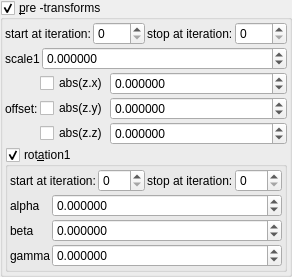
    <widget class="MyGroupBox" name="groupCheck_transf_function_enabledT_false">
     <property name="title">
      <string>&amp;pre -transforms</string>
     </property>
     <property name="checkable">
      <bool>true</bool>
     </property>
     <layout class="QVBoxLayout" name="verticalLayout_10" stretch="0,0,0,0">
      <property name="spacing">
       <number>2</number>
      </property>
      <property name="leftMargin">
       <number>2</number>
      </property>
      <property name="topMargin">
       <number>2</number>
      </property>
      <property name="rightMargin">
       <number>2</number>
      </property>
      <property name="bottomMargin">
       <number>2</number>
      </property>
      <item>
       <layout class="QHBoxLayout" name="horizontalLayout_6" stretch="0,1,0,1">
        <item>
         <widget class="QLabel" name="label_91">
          <property name="text">
           <string>start at iteration:</string>
          </property>
         </widget>
        </item>
        <item>
         <widget class="MySpinBox" name="spinboxInt_transf_start_iterations_T">
          <property name="sizePolicy">
           <sizepolicy hsizetype="Minimum" vsizetype="Maximum">
            <horstretch>0</horstretch>
            <verstretch>0</verstretch>
           </sizepolicy>
          </property>
          <property name="minimum">
           <number>0</number>
          </property>
          <property name="maximum">
           <number>999</number>
          </property>
          <property name="value">
           <number>0</number>
          </property>
         </widget>
        </item>
        <item>
         <widget class="QLabel" name="label_63">
          <property name="text">
           <string>stop at iteration:</string>
          </property>
         </widget>
        </item>
        <item>
         <widget class="MySpinBox" name="spinboxInt_transf_stop_iterations_T">
          <property name="sizePolicy">
           <sizepolicy hsizetype="Preferred" vsizetype="Maximum">
            <horstretch>0</horstretch>
            <verstretch>0</verstretch>
           </sizepolicy>
          </property>
          <property name="maximum">
           <number>999</number>
          </property>
         </widget>
        </item>
       </layout>
      </item>
      <item>
       <layout class="QHBoxLayout" name="horizontalLayout_25" stretch="0,1">
        <item>
         <widget class="QLabel" name="label_13">
          <property name="text">
           <string>scale1</string>
          </property>
         </widget>
        </item>
        <item>
         <widget class="MyDoubleSpinBox" name="spinbox_transf_scale_1">
          <property name="enabled">
           <bool>true</bool>
          </property>
          <property name="sizePolicy">
           <sizepolicy hsizetype="Minimum" vsizetype="Maximum">
            <horstretch>0</horstretch>
            <verstretch>0</verstretch>
           </sizepolicy>
          </property>
          <property name="acceptDrops">
           <bool>false</bool>
          </property>
          <property name="prefix">
           <string/>
          </property>
          <property name="suffix">
           <string/>
          </property>
          <property name="decimals">
           <number>6</number>
          </property>
          <property name="minimum">
           <double>-99.998999999999995</double>
          </property>
          <property name="maximum">
           <double>99.998999999999995</double>
          </property>
          <property name="singleStep">
           <double>0.100000000000000</double>
          </property>
         </widget>
        </item>
       </layout>
      </item>
      <item>
       <layout class="QGridLayout" name="gridLayout_5" columnstretch="0,0,1">
        <property name="spacing">
         <number>2</number>
        </property>
        <item row="1" column="2">
         <widget class="MyDoubleSpinBox" name="spinbox3_transf_offsetA_000_y">
          <property name="sizePolicy">
           <sizepolicy hsizetype="Minimum" vsizetype="Maximum">
            <horstretch>0</horstretch>
            <verstretch>0</verstretch>
           </sizepolicy>
          </property>
          <property name="prefix">
           <string/>
          </property>
          <property name="suffix">
           <string/>
          </property>
          <property name="decimals">
           <number>6</number>
          </property>
          <property name="minimum">
           <double>-99.989999999999995</double>
          </property>
          <property name="maximum">
           <double>99.989999999999995</double>
          </property>
          <property name="singleStep">
           <double>0.100000000000000</double>
          </property>
         </widget>
        </item>
        <item row="2" column="2">
         <widget class="MyDoubleSpinBox" name="spinbox3_transf_offsetA_000_z">
          <property name="sizePolicy">
           <sizepolicy hsizetype="Minimum" vsizetype="Maximum">
            <horstretch>0</horstretch>
            <verstretch>0</verstretch>
           </sizepolicy>
          </property>
          <property name="prefix">
           <string/>
          </property>
          <property name="suffix">
           <string/>
          </property>
          <property name="decimals">
           <number>6</number>
          </property>
          <property name="minimum">
           <double>-99.989999999999995</double>
          </property>
          <property name="maximum">
           <double>99.989999999999995</double>
          </property>
          <property name="singleStep">
           <double>0.100000000000000</double>
          </property>
         </widget>
        </item>
        <item row="0" column="2">
         <widget class="MyDoubleSpinBox" name="spinbox3_transf_offsetA_000_x">
          <property name="sizePolicy">
           <sizepolicy hsizetype="Minimum" vsizetype="Maximum">
            <horstretch>0</horstretch>
            <verstretch>0</verstretch>
           </sizepolicy>
          </property>
          <property name="prefix">
           <string/>
          </property>
          <property name="suffix">
           <string/>
          </property>
          <property name="decimals">
           <number>6</number>
          </property>
          <property name="minimum">
           <double>-99.989999999999995</double>
          </property>
          <property name="maximum">
           <double>99.989999999999995</double>
          </property>
          <property name="singleStep">
           <double>0.100000000000000</double>
          </property>
         </widget>
        </item>
        <item row="1" column="0">
         <widget class="QLabel" name="label_19">
          <property name="text">
           <string>offset:</string>
          </property>
         </widget>
        </item>
        <item row="0" column="1">
         <widget class="MyCheckBox" name="checkBox_transf_function_enabledx_false">
          <property name="text">
           <string notr="true">abs(z.x)</string>
          </property>
         </widget>
        </item>
        <item row="1" column="1">
         <widget class="MyCheckBox" name="checkBox_transf_function_enabledy_false">
          <property name="text">
           <string notr="true">abs(z.y)</string>
          </property>
         </widget>
        </item>
        <item row="2" column="1">
         <widget class="MyCheckBox" name="checkBox_transf_function_enabledz_false">
          <property name="text">
           <string notr="true">abs(z.z)</string>
          </property>
         </widget>
        </item>
       </layout>
      </item>
      <item>
       <widget class="MyGroupBox" name="groupCheck_transf_function_enabledR_false">
        <property name="title">
         <string>rot&amp;ation1</string>
        </property>
        <property name="checkable">
         <bool>true</bool>
        </property>
        <layout class="QVBoxLayout" name="verticalLayout_9" stretch="0,0">
         <property name="spacing">
          <number>2</number>
         </property>
         <property name="leftMargin">
          <number>2</number>
         </property>
         <property name="topMargin">
          <number>2</number>
         </property>
         <property name="rightMargin">
          <number>2</number>
         </property>
         <property name="bottomMargin">
          <number>2</number>
         </property>
         <item>
          <layout class="QHBoxLayout" name="horizontalLayout_5" stretch="0,1,0,1">
           <item>
            <widget class="QLabel" name="label_90">
             <property name="text">
              <string>start at iteration:</string>
             </property>
            </widget>
           </item>
           <item>
            <widget class="MySpinBox" name="spinboxInt_transf_start_iterations_R">
             <property name="sizePolicy">
              <sizepolicy hsizetype="Minimum" vsizetype="Maximum">
               <horstretch>0</horstretch>
               <verstretch>0</verstretch>
              </sizepolicy>
             </property>
             <property name="minimum">
              <number>0</number>
             </property>
             <property name="maximum">
              <number>999</number>
             </property>
             <property name="value">
              <number>0</number>
             </property>
            </widget>
           </item>
           <item>
            <widget class="QLabel" name="label_62">
             <property name="text">
              <string>stop at iteration:</string>
             </property>
            </widget>
           </item>
           <item>
            <widget class="MySpinBox" name="spinboxInt_transf_stop_iterations_R">
             <property name="sizePolicy">
              <sizepolicy hsizetype="Preferred" vsizetype="Maximum">
               <horstretch>0</horstretch>
               <verstretch>0</verstretch>
              </sizepolicy>
             </property>
             <property name="maximum">
              <number>999</number>
             </property>
            </widget>
           </item>
          </layout>
         </item>
         <item>
          <layout class="QGridLayout" name="gridLayout_28" columnstretch="0,1">
           <property name="spacing">
            <number>2</number>
           </property>
           <item row="1" column="0">
            <widget class="QLabel" name="label_58">
             <property name="text">
              <string notr="true">beta</string>
             </property>
            </widget>
           </item>
           <item row="2" column="0">
            <widget class="QLabel" name="label_59">
             <property name="text">
              <string notr="true">gamma</string>
             </property>
            </widget>
           </item>
           <item row="0" column="0">
            <widget class="QLabel" name="label_46">
             <property name="text">
              <string notr="true">alpha</string>
             </property>
            </widget>
           </item>
           <item row="0" column="1">
            <widget class="MyDoubleSpinBox" name="spinboxd3_transf_rotation_x">
             <property name="sizePolicy">
              <sizepolicy hsizetype="Minimum" vsizetype="Maximum">
               <horstretch>0</horstretch>
               <verstretch>0</verstretch>
              </sizepolicy>
             </property>
             <property name="prefix">
              <string/>
             </property>
             <property name="suffix">
              <string/>
             </property>
             <property name="decimals">
              <number>6</number>
             </property>
             <property name="minimum">
              <double>-36000.000000000000000</double>
             </property>
             <property name="maximum">
              <double>36000.000000000000000</double>
             </property>
             <property name="singleStep">
              <double>1.000000000000000</double>
             </property>
            </widget>
           </item>
           <item row="1" column="1">
            <widget class="MyDoubleSpinBox" name="spinboxd3_transf_rotation_y">
             <property name="sizePolicy">
              <sizepolicy hsizetype="Minimum" vsizetype="Maximum">
               <horstretch>0</horstretch>
               <verstretch>0</verstretch>
              </sizepolicy>
             </property>
             <property name="prefix">
              <string/>
             </property>
             <property name="suffix">
              <string/>
             </property>
             <property name="decimals">
              <number>6</number>
             </property>
             <property name="minimum">
              <double>-36000.000000000000000</double>
             </property>
             <property name="maximum">
              <double>36000.000000000000000</double>
             </property>
             <property name="singleStep">
              <double>1.000000000000000</double>
             </property>
            </widget>
           </item>
           <item row="2" column="1">
            <widget class="MyDoubleSpinBox" name="spinboxd3_transf_rotation_z">
             <property name="sizePolicy">
              <sizepolicy hsizetype="Minimum" vsizetype="Maximum">
               <horstretch>0</horstretch>
               <verstretch>0</verstretch>
              </sizepolicy>
             </property>
             <property name="prefix">
              <string/>
             </property>
             <property name="suffix">
              <string/>
             </property>
             <property name="decimals">
              <number>6</number>
             </property>
             <property name="minimum">
              <double>-36000.000000000000000</double>
             </property>
             <property name="maximum">
              <double>36000.000000000000000</double>
             </property>
             <property name="singleStep">
              <double>1.000000000000000</double>
             </property>
            </widget>
           </item>
          </layout>
         </item>
        </layout>
       </widget>
      </item>
     </layout>
    </widget>
